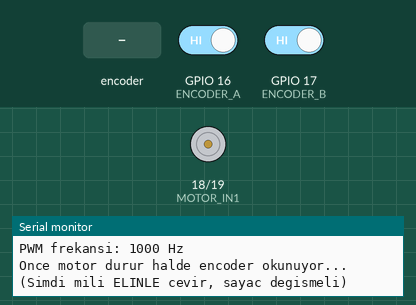
This program was run on a simulated ESP32. Shown: motor-driver pin pairs drawn as motors (green arrow = first pin HIGH = forward, orange = second pin HIGH = backward, longer = more drive, scaled by the enable pin), the last lines printed to the serial monitor. The inputs (shaded band) are chosen by the test bench; at power-on: GPIO 16 (ENCODER_A) HIGH, GPIO 17 (ENCODER_B) HIGH.

Above: at 1.1 s.
At 8.0 s:
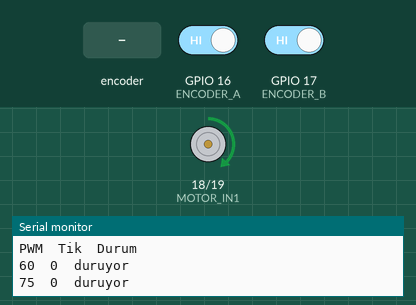
8.1 s: rotary encoder on GPIO 16 (ENCODER_A) / GPIO 17 (ENCODER_B) turned 1 step (first pin leading)
At 18.3 s:
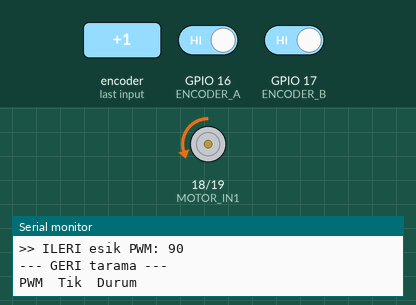
Timing chart, 0 to 27.2 s (numbered marks = the images above; inputs shaded):
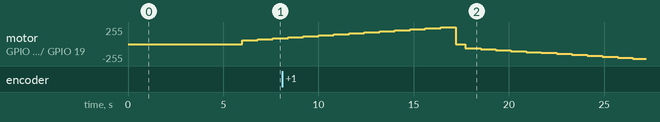

The program:

main.cpp
```cpp
#include <Arduino.h>

// =========================
// PIN TANIMLARI
// =========================

// Encoder
constexpr int ENCODER_A = 16;
constexpr int ENCODER_B = 17;

// L298N
constexpr int MOTOR_IN1 = 18;
constexpr int MOTOR_IN2 = 19;
constexpr int MOTOR_PWM = 25;


// =========================
// PWM AYARLARI
// =========================

constexpr int PWM_CHANNEL = 0;

// L298N bipolar transistor koprusu kullanir ve yavastir.
// 20 kHz'de anahtarlama tamamlanamadigi icin motor hic donmeyebilir.
// Bu surucu icin 1 kHz guvenli araliktir.
constexpr int PWM_FREQUENCY = 1000;

constexpr int PWM_RESOLUTION = 8;      // 8 bit -> 0-255


// =========================
// TARAMA TESTI AYARLARI
// =========================

constexpr int SWEEP_START = 60;    // buradan baslayip
constexpr int SWEEP_END   = 255;   // buraya kadar
constexpr int SWEEP_STEP  = 15;    // bu adimlarla artir
constexpr int SWEEP_HOLD  = 800;   // her kademede bekleme (ms)


// =========================
// ENCODER DEGISKENI
// =========================

volatile long encoderCount = 0;


// =========================
// ENCODER INTERRUPT
// =========================

void IRAM_ATTR encoderISR()
{
    // A fazinin yukselen kenarinda B fazina bak.
    // Boylece yon bilgisi de elde edilir.

    if (digitalRead(ENCODER_B))
    {
        encoderCount++;
    }
    else
    {
        encoderCount--;
    }
}


long readEncoder()
{
    long countCopy;

    noInterrupts();
    countCopy = encoderCount;
    interrupts();

    return countCopy;
}


// =========================
// MOTOR FONKSIYONLARI
// =========================

void motorForward(uint8_t pwm)
{
    digitalWrite(MOTOR_IN1, HIGH);
    digitalWrite(MOTOR_IN2, LOW);

    ledcWrite(PWM_CHANNEL, pwm);
}


void motorBackward(uint8_t pwm)
{
    digitalWrite(MOTOR_IN1, LOW);
    digitalWrite(MOTOR_IN2, HIGH);

    ledcWrite(PWM_CHANNEL, pwm);
}


void motorStop()
{
    ledcWrite(PWM_CHANNEL, 0);

    digitalWrite(MOTOR_IN1, LOW);
    digitalWrite(MOTOR_IN2, LOW);
}


// =========================
// TARAMA TESTI
// =========================
//
// PWM'i kademe kademe artirir ve her kademede encoder'in
// kac tik ilerledigini yazar. Amac: motorun gercekten
// donmeye basladigi esik PWM degerini bulmak.

void sweepTest(const char *yon, void (*surucu)(uint8_t))
{
    Serial.println();
    Serial.print("--- ");
    Serial.print(yon);
    Serial.println(" tarama ---");
    Serial.println("PWM\tTik\tDurum");

    int ilkHareketPwm = -1;

    for (int pwm = SWEEP_START; pwm <= SWEEP_END; pwm += SWEEP_STEP)
    {
        long baslangic = readEncoder();

        surucu(pwm);
        delay(SWEEP_HOLD);

        long fark = readEncoder() - baslangic;

        Serial.print(pwm);
        Serial.print('\t');
        Serial.print(fark);
        Serial.print('\t');

        if (fark == 0)
        {
            Serial.println("duruyor");
        }
        else
        {
            Serial.println("DONUYOR");

            if (ilkHareketPwm < 0)
            {
                ilkHareketPwm = pwm;
            }
        }
    }

    motorStop();
    delay(500);

    Serial.print(">> ");
    Serial.print(yon);
    Serial.print(" esik PWM: ");

    if (ilkHareketPwm < 0)
    {
        Serial.println("HIC DONMEDI");
    }
    else
    {
        Serial.println(ilkHareketPwm);
    }
}


// =========================
// SETUP
// =========================

void setup()
{
    Serial.begin(115200);

    delay(1000);

    Serial.println();
    Serial.println("ESP32 motor + encoder TESHIS testi");
    Serial.print("PWM frekansi: ");
    Serial.print(PWM_FREQUENCY);
    Serial.println(" Hz");


    // -------------------------
    // MOTOR PINLERI
    // -------------------------

    pinMode(MOTOR_IN1, OUTPUT);
    pinMode(MOTOR_IN2, OUTPUT);

    digitalWrite(MOTOR_IN1, LOW);
    digitalWrite(MOTOR_IN2, LOW);


    // -------------------------
    // PWM
    // -------------------------

    ledcSetup(
        PWM_CHANNEL,
        PWM_FREQUENCY,
        PWM_RESOLUTION
    );

    ledcAttachPin(
        MOTOR_PWM,
        PWM_CHANNEL
    );


    // -------------------------
    // ENCODER
    // -------------------------
    //
    // Cogu encoder modulu acik kollektor cikis verir.
    // Dahili pull-up olmadan hat havada kalir ve sayac ya
    // hic artmaz ya da gurultuden rastgele artar.

    pinMode(ENCODER_A, INPUT_PULLUP);
    pinMode(ENCODER_B, INPUT_PULLUP);

    attachInterrupt(
        digitalPinToInterrupt(ENCODER_A),
        encoderISR,
        RISING
    );


    // -------------------------
    // TESHIS
    // -------------------------

    Serial.println();
    Serial.println("Once motor durur halde encoder okunuyor...");
    Serial.println("(Simdi mili ELINLE cevir, sayac degismeli)");

    for (int i = 0; i < 5; i++)
    {
        delay(1000);
        Serial.print("  elle cevirme testi, tik: ");
        Serial.println(readEncoder());
    }

    sweepTest("ILERI", motorForward);
    sweepTest("GERI",  motorBackward);

    Serial.println();
    Serial.println("Test bitti. Motor durduruldu.");
}


// =========================
// LOOP
// =========================

void loop()
{
    static unsigned long lastPrintTime = 0;

    if (millis() - lastPrintTime >= 500)
    {
        lastPrintTime = millis();

        Serial.print("Encoder count: ");
        Serial.println(readEncoder());
    }
}
```

Measured:
- by itself, motor on GPIO 18 (MOTOR_IN1) / GPIO 19 (MOTOR_IN2): rises from forward 90/255 to forward 255/255 in 8.0 s, then falls to backward 224/255 in 10.1 s
